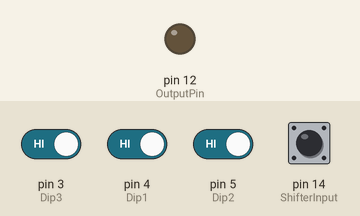
Recording of a sketch running on a simulated Arduino Uno, built with avr-gcc and run on an emulated ATmega328P. Parts: output pins drawn as LEDs (lit = HIGH). The test bench sets the inputs (shaded band); at power-on: pin 3 (Dip3), pin 4 (Dip1), pin 5 (Dip2), pin 14 (ShifterInput) HIGH.

Above: at 1.2 s.
1.3 s: pin 14 (ShifterInput) pulled LOW for 0.15 s
Timing chart, 0 to 4.3 s (numbered marks = the images above; inputs shaded):
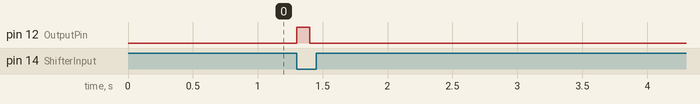

Measured:
- after the input at 1.3 s, pin 12 (OutputPin): LOW → HIGH at once, → LOW 0.10 s later

The sketch:

D1M_SHIFTER.ino
```cpp
const int OutputPin = 12; // Output pin for mosfet

const int Dip1 = 4;
const int Dip2 = 5;
const int Dip3 = 3;

const int ShifterInput = 14;

// Dip Switches To Raisee/Lower Shift Delay
bool Dip1Active = false;
bool Dip2Active = false;
bool Dip3Active = false;

bool CutEnabled = false;

int DipValue = 50; // Value In Milliseconds
int BaseDelayValue = 100; // Value With No Dip Switches Active In Milliseconds

void setup() {
  Serial.begin(115200); // open the serial port at 115200 bps

  // Input Pins
  pinMode(Dip1, INPUT_PULLUP);
  pinMode(Dip2, INPUT_PULLUP);
  pinMode(Dip3, INPUT_PULLUP);

  pinMode(ShifterInput, INPUT_PULLUP);


  // Output Pin
  pinMode(OutputPin, OUTPUT);

}

void loop() {
  if (digitalRead(Dip1) == LOW && Dip1Active == false) {
    Dip1Active = true;
    BaseDelayValue = BaseDelayValue + DipValue;
  }
  else if (digitalRead(Dip1) == HIGH && Dip1Active == true) {
    Dip1Active = false;
    BaseDelayValue = BaseDelayValue - DipValue;
  }

  if (digitalRead(Dip2) == LOW  && Dip2Active == false) {
    Dip2Active = true;
    BaseDelayValue = BaseDelayValue + DipValue;
  }
  else if (digitalRead(Dip2) == HIGH && Dip2Active == true) {
    Dip2Active = false;
    BaseDelayValue = BaseDelayValue - DipValue;
  }

  if (digitalRead(Dip3) == LOW  && Dip3Active == false) {
    Dip3Active = true;
    BaseDelayValue = BaseDelayValue + DipValue;
  }
  else if (digitalRead(Dip3) == HIGH && Dip3Active == true) {
    Dip3Active = false;
    BaseDelayValue = BaseDelayValue - DipValue;
  }


  // Shift Logic
  if (digitalRead(ShifterInput) == LOW && CutEnabled == false) {
    CutEnabled = true;
    digitalWrite(OutputPin, HIGH);
    delay(BaseDelayValue);
    digitalWrite(OutputPin, LOW);
  }
  else if (digitalRead(ShifterInput) == HIGH && CutEnabled == true) {
    delay(10);
    CutEnabled = false;
  }


}
```
